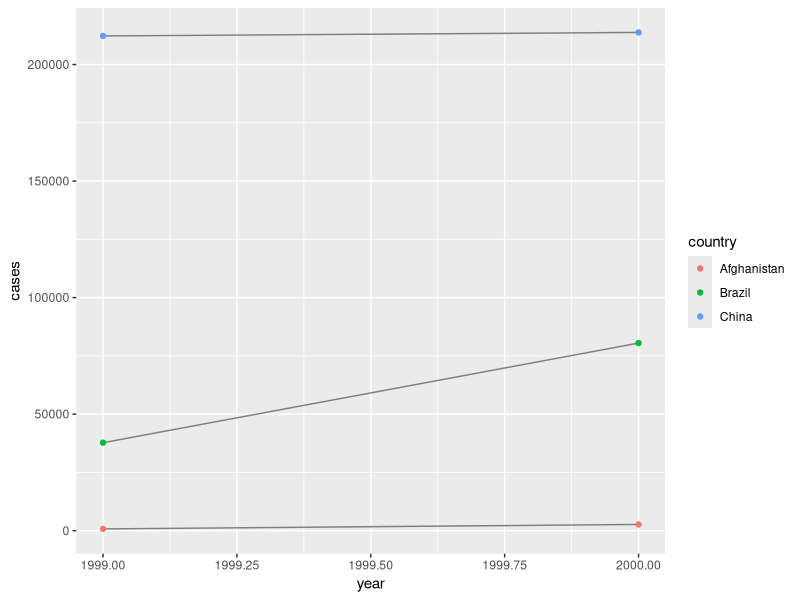
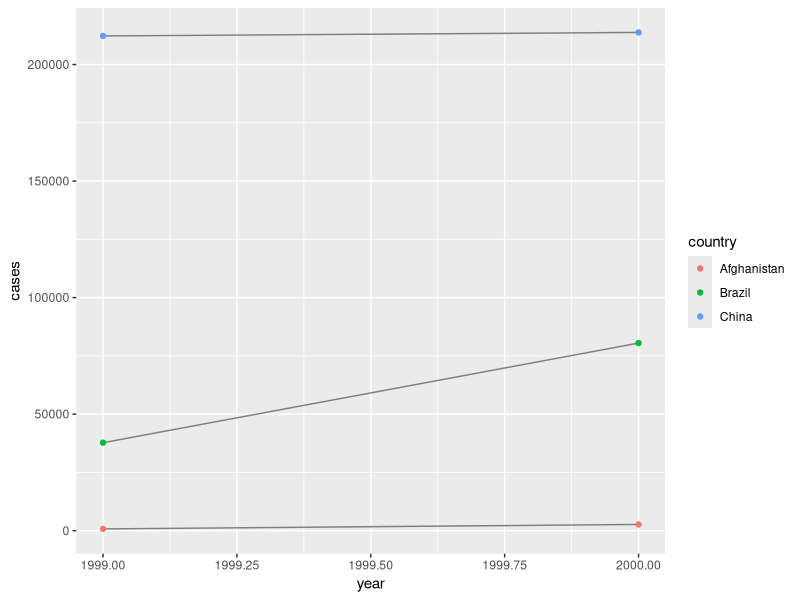
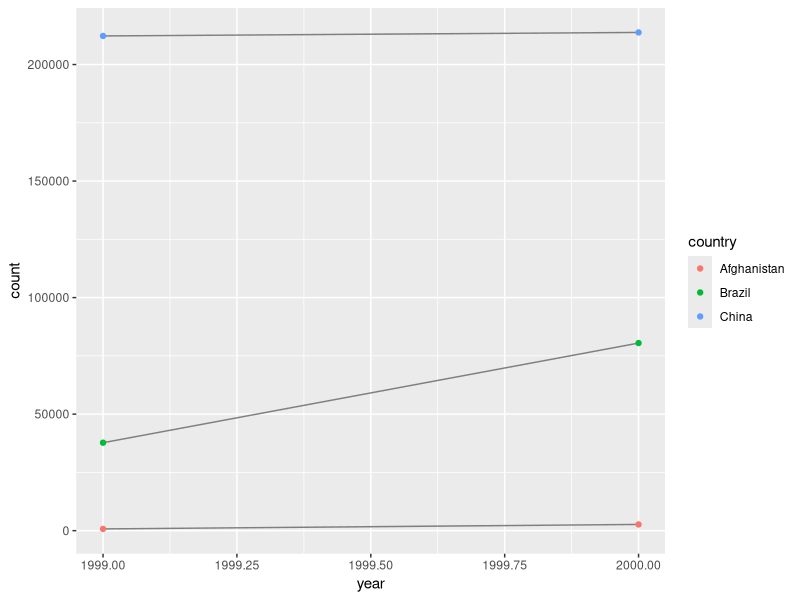

Source code (R) for these figures, in order:
## ---- chunk 1
library(tidyverse)
library(ggplot2)
## ---- chunk 2
table1
table2
table3
table4a
table4b

table1 %>% 
  mutate(rate = cases / population * 10000)
table1 %>% 
  count(year, wt = cases)

ggplot(table1, aes(year, cases)) + 
  geom_line(aes(group = country), colour = "grey50") + 
  geom_point(aes(colour = country))

## ---- chunk 3
#T2
T2cases <- table2 %>%
  group_by(country, year) %>%
   filter(type == "cases")
T2cases
T2population <- table2 %>%
  group_by(country, year) %>%
   filter(type == "population")
T2population

newT2 <- bind_cols(T2cases[, c(1:2,4)], T2population[, 4])
newT2
colnames(newT2)[3:4] <- c("cases", "population")
newT2

finalT2 <- newT2 %>%
  mutate(rates = cases / population * 10000)
finalT2

#T4
newT4 <- bind_cols(table4a, table4b[, 2:3])
newT4
colnames(newT4)[2:5] <- c("cases1999", "cases2000", "pop1999", "pop2000")
newT4

finalT4 <- newT4 %>%
  mutate( rate1999 = cases1999 / pop1999 * 10000,
          rate2000 = cases2000 / pop2000 * 10000)
finalT4


## ---- chunk 4
#T1
ggplot(table1, aes(year, cases)) + 
  geom_line(aes(group = country), colour = "grey50") + 
  geom_point(aes(colour = country))

#T2
T2cases <- table2 %>%
  group_by(country, year) %>%
   filter(type == "cases")
T2cases
ggplot(T2cases, aes(year, count)) + 
  geom_line(aes(group = country), colour = "grey50") + 
  geom_point(aes(colour = country))
## ---- chunk 5
table4a %>% 
  gather(`1999`, `2000`, key = "year", value = "cases")
table4b %>% 
  gather(`1999`, `2000`, key = "year", value = "population")

tidy4a <- table4a %>% 
  gather(`1999`, `2000`, key = "year", value = "cases")
tidy4b <- table4b %>% 
  gather(`1999`, `2000`, key = "year", value = "population")
left_join(tidy4a, tidy4b)

# only`
## ---- chunk 6
table2
spread(table2, key = type, value = count)

## ---- chunk 7
stocks <- tibble(
  year   = c(2015, 2015, 2016, 2016),
  half  = c(   1,    2,     1,    2),
  return = c(1.88, 0.59, 0.92, 0.17)
)
stocks
stocks %>% 
  spread(year, return) %>% 
  gather("year", "return", `2015`:`2016`)
## ---- chunk 8
#?spread
#?gather

## ---- chunk 9
table4a
#table4a %>% 
#  gather(1999, 2000, key = "year", value = "cases")

#> Error in combine_vars(vars, ind_list): Position must be between 0 and n

table4a %>% 
  gather(`1999`, `2000`, key = "year", value = "cases")

## ---- chunk 10
people <- tribble(
  ~name,             ~key,    ~value,
  #-----------------|--------|------
  "Phillip Woods",   "age",       45,
  "Phillip Woods",   "height",   186,
  "Phillip Woods",   "age",       50,
  "Jessica Cordero", "age",       37,
  "Jessica Cordero", "height",   156
)
people

#spread(people, key, value)

people2 <- tribble(
  ~name,             ~key,    ~value, ~rep,
  #-----------------|--------|------|------
  "Phillip Woods",   "age",       45, 1,
  "Phillip Woods",   "height",   186, 1,
  "Phillip Woods",   "age",       50, 2,
  "Jessica Cordero", "age",       37, 1,
  "Jessica Cordero", "height",   156, 1
)
people2

spread(people2, key, value)

people  %>% group_by(name,key) %>% 
  mutate(observation=row_number()) %>% 
  spread(key = key,value = value)
## ---- chunk 11
preg <- tribble(
  ~pregnant, ~male, ~female,
  "yes",     NA,    10,
  "no",      20,    12
)
preg

gather(preg, male, female, key = "gender", value = "number")

## ---- chunk 12
table3

table3 %>% 
  separate(rate, into = c("cases", "population"))

table3 %>% 
  separate(rate, into = c("cases", "population"), sep = "/")

table3 %>% 
  separate(rate, into = c("cases", "population"), convert = TRUE)

table3 %>% 
  separate(year, into = c("century", "year"), sep = 2)

## ---- chunk 13
table5

table5 %>% 
  unite(new, century, year)

table5 %>% 
  unite(new, century, year, sep = "")

## ---- chunk 14
tibble(x = c("a,b,c", "d,e,f,g", "h,i,j")) %>% 
  separate(x, c("one", "two", "three"))
#Too many values at 1 locations: 2

tibble(x = c("a,b,c", "d,e", "f,g,i")) %>% 
  separate(x, c("one", "two", "three"))
#Too few values at 1 locations: 2

#?separate

tibble(x = c("a,b,c", "d,e,f,g", "h,i,j")) %>% 
  separate(x, c("one", "two", "three"), extra = "drop")
tibble(x = c("a,b,c", "d,e,f,g", "h,i,j")) %>% 
  separate(x, c("one", "two", "three"), extra = "merge")

tibble(x = c("a,b,c", "d,e", "f,g,i")) %>% 
  separate(x, c("one", "two", "three"), fill = "right")
tibble(x = c("a,b,c", "d,e", "f,g,i")) %>% 
  separate(x, c("one", "two", "three"), fill = "left")

## ---- chunk 15
#?unite
#?separate

table5 %>% 
  unite(new, century, year, sep = "", remove = F)

table3 %>% 
  separate(rate, into = c("cases", "population"), sep = "/", remove = F)
## ---- chunk 16
#?separate
#?extract

## ---- chunk 17
df <- data.frame(x = c(NA, "a-b", "a-d", "b-c", "d-e"))
df
df %>% extract(x, "A")
df %>% extract(x, c("A", "B"), "([[:alnum:]]+)-([[:alnum:]]+)")
